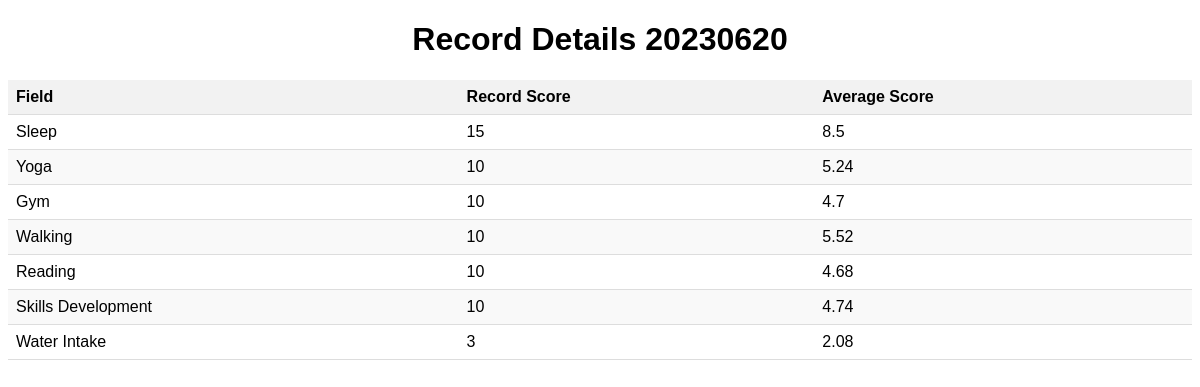
The page /record/recorddetails/20230620/ on the database as committed earlier.
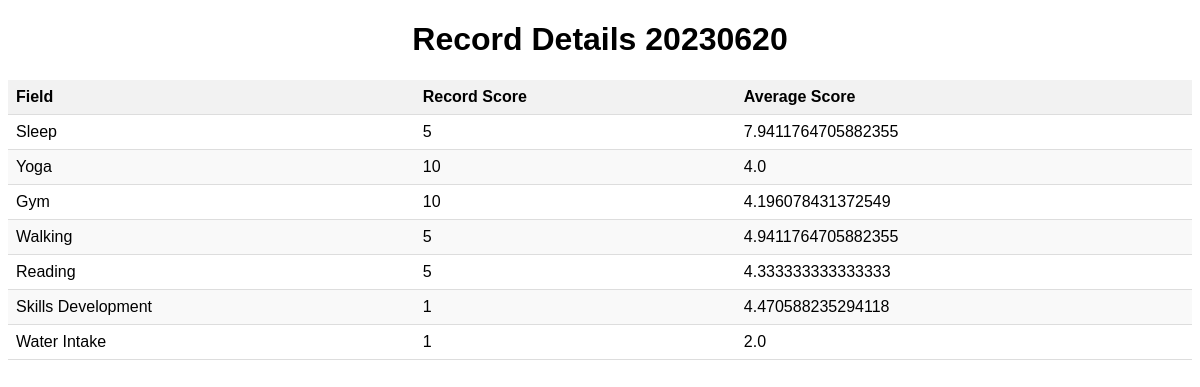
The same page on the database as committed later.
### records/models.py (models this page shows, shortened)
class Record(models.Model):
    recordid = models.CharField(max_length=8, primary_key=True, editable=False)
    SLEEP_CHOICES = [
        ('1-3 Hrs', '1 to 3 hours scores 15'),
        ('3-5 Hrs', '3 to 5 hours scores 10'),
        ('5-7 Hrs', '5 to 7 hours scores 5'),
        ('7+ Hrs', 'Above 7 hours scores 0')
    ]
    CHOICES = [
        ('60', '60 mins scores 10'),
        ('45', '45 mins scores 5'),
        ('30', '30 mins scores 2'),
        ('15', '15 mins scores 1'),
        ('0','none')
    ]
    WATER_CHOICES = [
        ('3L','3L scores 3'),
        ('2L','3L scores 2'),
        ('1L','3L scores 1'),
    ]
    sleep = models.CharField(max_length=10, choices=SLEEP_CHOICES)
    yoga = models.CharField(max_length=4, choices=CHOICES)
    gym = models.CharField(max_length=4, choices=CHOICES)
    walking = models.CharField(max_length=4, choices=CHOICES)
    reading = models.CharField(max_length=4, choices=CHOICES)
    skills_development = models.CharField(max_length=4, choices=CHOICES)
    water_intake = models.CharField(max_length=4, choices=WATER_CHOICES)
    expenses = models.IntegerField()
    todays_dairy = models.TextField(max_length=500)
    updated_at = models.DateTimeField(auto_now=True)

class Score(models.Model):
    record = models.OneToOneField('Record', on_delete=models.CASCADE, primary_key=True)
    sleep_score = models.IntegerField(default=0)
    yoga_score = models.IntegerField(default=0)
    gym_score = models.IntegerField(default=0)
    walking_score = models.IntegerField(default=0)
    reading_score = models.IntegerField(default=0)
    skills_development_score = models.IntegerField(default=0)
    water_intake_score = models.IntegerField(default=0)

### records/views.py (the view)
# urls.py: path('recorddetails/<int:recordid>/', views.recorddetails, name='recorddetails'),
def recorddetails(request, recordid):
    record = get_object_or_404(Record, recordid=recordid)
    score = Score.objects.get(record=record)
    avg_scores = Score.objects.aggregate(
        sleep_average=Avg('sleep_score'),
        yoga_average=Avg('yoga_score'),
        gym_average=Avg('gym_score'),
        walking_average=Avg('walking_score'),
        reading_average=Avg('reading_score'),
        skills_development_average=Avg('skills_development_score'),
        water_intake_average=Avg('water_intake_score')
    )
    context = {'record': record, 'score': score, 'avg_scores': avg_scores}
    return render(request, 'recorddetails.html', context)

### templates/recorddetails.html (shortened to what this page needs)
<!DOCTYPE html>
<html>
<head>
</head>
<body>
  <h1>Record Details {{ record.recordid }}</h1>
  <table>
    <thead>
      <tr>
        <th>Field</th>
        <th>Record Score</th>
        <th>Average Score</th>
      </tr>
    </thead>
    <tbody>
      <tr>
        <td>Sleep</td>
        <td>{{ score.sleep_score }}</td>
        <td>{{ avg_scores.sleep_average }}</td>
      </tr>
      <tr>
        <td>Yoga</td>
        <td>{{ score.yoga_score }}</td>
        <td>{{ avg_scores.yoga_average }}</td>
      </tr>
      <tr>
        <td>Gym</td>
        <td>{{ score.gym_score }}</td>
        <td>{{ avg_scores.gym_average }}</td>
      </tr>
      <tr>
        <td>Walking</td>
        <td>{{ score.walking_score }}</td>
        <td>{{ avg_scores.walking_average }}</td>
      </tr>
      <tr>
        <td>Reading</td>
        <td>{{ score.reading_score }}</td>
        <td>{{ avg_scores.reading_average }}</td>
      </tr>
      <tr>
        <td>Skills Development</td>
        <td>{{ score.skills_development_score }}</td>
        <td>{{ avg_scores.skills_development_average }}</td>
      </tr>
      <tr>
        <td>Water Intake</td>
        <td>{{ score.water_intake_score }}</td>
        <td>{{ avg_scores.water_intake_average }}</td>
      </tr>
    </tbody>
  </table>
</body>
</html>

### templates/recorddetails.html (style rules this page uses)
body { font-family: Arial, sans-serif; }
h1 { text-align: center; }
table { width: 100%; border-collapse: collapse; margin-top: 20px; }
th, td { padding: 8px; text-align: left; border-bottom: 1px solid #ddd; }
th { background-color: #f2f2f2; font-weight: bold; }
tr:nth-child(even) { background-color: #f9f9f9; }

Rows that differ between the two databases and show on the page:
changed Score: sleep_score "15" → "5"; walking_score "10" → "5"; reading_score "10" → "5"; skills_development_score "10" → "1"; water_intake_score "3" → "1"
Other text that changed with them:
{{ avg_scores.sleep_average }}: "8.5" → "7.9411764705882355"
{{ avg_scores.yoga_average }}: "5.24" → "4.0"
{{ avg_scores.gym_average }}: "4.7" → "4.196078431372549"
{{ avg_scores.walking_average }}: "5.52" → "4.9411764705882355"
{{ avg_scores.reading_average }}: "4.68" → "4.333333333333333"
{{ avg_scores.skills_development_average }}: "4.74" → "4.470588235294118"
{{ avg_scores.water_intake_average }}: "2.08" → "2.0"
